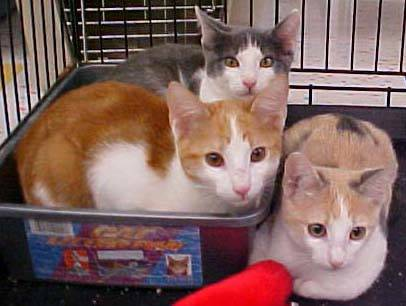
#> input picture keras_2_example_classifier/data/test1/cats/cat.126.jpg, 406 x 306 px
$ python simple_find_contours.py ../keras_2_example_classifier/data/test1/cats/cat.126.jpg   (older library calls are emulated)
#> lines starting #> are read from the running program, lines starting #| are printed output that depends on the picture; after the words box and inside, x2 and y2 are one past the last pixel; in counts of white or black regions, pixels touching at a corner belong together
import numpy as np
import cv2
import sys

def show_image(msg, img):
    cv2.imshow(msg, img)
    cv2.waitKey()
    cv2.destroyAllWindows()

def auto_canny(image, sigma=0.33):
    # compute the median of the single channel pixel intensities
    v = np.median(image)

    # apply automatic Canny edge detection using the computed median
    lower = int(max(0, (1.0 - sigma) * v))
    upper = int(min(255, (1.0 + sigma) * v))
    edged = cv2.Canny(image, lower, upper)

    # return the edged image
    return edged

def get_image(file_name):
    img = cv2.imread(file_name)
#> img is the input picture: shape (306, 406, 3); mean B, G, R 94.2, 98.2, 128
    show_image('original image', img)
    return img

def cvt_image_to_grayscale(img):
    img_gray = cv2.cvtColor(img, cv2.COLOR_BGR2GRAY)
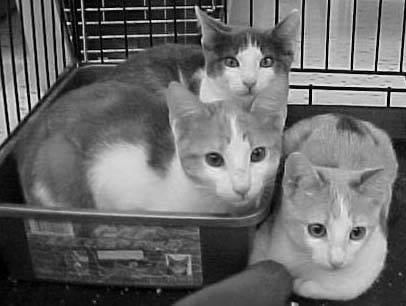
#> img_gray: shape (306, 406); min 0, max 249, mean 106.7
    show_image('gray scale image', img_gray)
    return img_gray

def threshold_image(img):
    ret, img_thresh = cv2.threshold(img, 127, 255, 0)
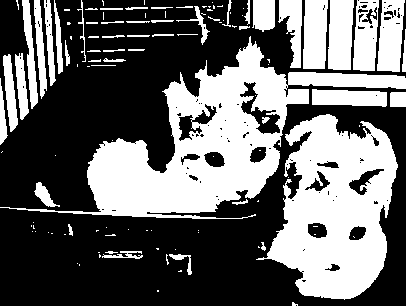
#> img_thresh: shape (306, 406); 40.9% white; 118 white regions (65 under 20 px)
    show_image('threshold image', img_thresh)
    return img_thresh

def get_image_contours(img):
    img_contours, contours, hierarchy = cv2.findContours(img, cv2.RETR_TREE, cv2.CHAIN_APPROX_SIMPLE)
#> contours = 228 contours, 170 with area under 20; largest, box (x1, y1, x2, y2) and area: (0, 36, 406, 219) 21240, (256, 114, 398, 300) 16351, (328, 0, 354, 70) 1521, (377, 0, 405, 72) 1506, (353, 0, 379, 71) 1466
    return img_contours, contours, hierarchy

def draw_image_contours(img, contours):
    img_t = cv2.drawContours(img, contours, -1, (0,255,0), 3)
    show_image('contours image', img_t)

def print_rect_coords(img, cnt):
    leftmost = tuple(cnt[cnt[:,:,0].argmin()][0])
    rightmost = tuple(cnt[cnt[:,:,0].argmax()][0])
    topmost = tuple(cnt[cnt[:,:,1].argmin()][0])
    bottommost = tuple(cnt[cnt[:,:,1].argmax()][0])

    rect = cv2.minAreaRect(cnt)
    box = cv2.boxPoints(rect)
    box = np.int0(box)
    im = cv2.drawContours(img,[box],0,(0,0,255),2)
    show_image("Contours img", im)

    M = cv2.moments(cnt)

    if (M['m00'] > 0) :
        centroid_x = int(M['m10']/M['m00'])
        centroid_y = int(M['m01']/M['m00'])

        print (leftmost)
        print (rightmost)
        print (topmost)
        print (bottommost)

        print(centroid_x)
        print(centroid_y)

        print(rect)
        print(box)


###############################

img = get_image(sys.argv[1])

img_gray = cvt_image_to_grayscale(img)

img_thresh = threshold_image(img_gray)

img_contours, contours, hierarchy = get_image_contours(img_thresh)

draw_image_contours(img_gray, contours)
#> in draw_image_contours, `img_t = cv2.drawContours(img, contours, -1, (0,255,0), 3)`:
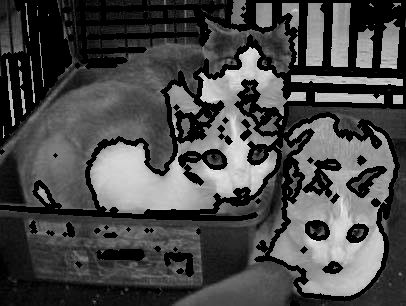
#> img_t: shape (306, 406); min 0, max 237, mean 72.6

img_auto_canny = auto_canny(img_gray)
#> in auto_canny, `v = np.median(image)`: v = 61
#> in auto_canny, `lower = int(max(0, (1.0 - sigma) * v))`: lower = 40
#> in auto_canny, `upper = int(min(255, (1.0 + sigma) * v))`: upper = 81
#> in auto_canny, `edged = cv2.Canny(image, lower, upper)`:
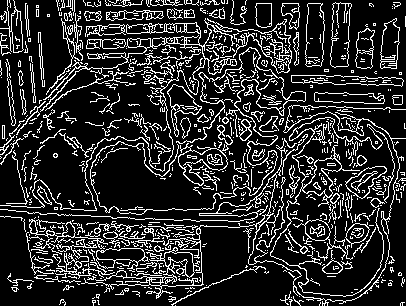
#> edged: shape (306, 406); 17.5% white in thin lines or dots

show_image('auto_canny image', img_auto_canny)

img_contours, contours, hierarchy = get_image_contours(img_auto_canny)
#> in get_image_contours (call 2), `img_contours, contours, hierarchy = cv2.findContours(img, cv2.RETR_TRE..`: contours = 939 contours, 798 with area under 20; largest, box (x1, y1, x2, y2) and area: (0, 18, 237, 211) 1168, (0, 105, 406, 306) 1126, (330, 2, 352, 68) 1055, (330, 2, 352, 68) 1038, (305, 3, 325, 67) 1006

for cnt in contours:
    print_rect_coords(img, cnt)
#> this loop made 939 passes
#> (rect in print_rect_coords, box in print_rect_coords) on passes 1, 8, 10: (((175, 305), (0, 0), -90), [[175, 305], [175, 305], [175, 305], [175, 305]]), (((291, 297), (0, 0), -90), [[291, 297], [291, 297], [291, 297], [291, 297]]), (((299, 296), (0, 0), -90), [[299, 296], [299, 296], [299, 296], [299, 296]])
#> (printed output is left out)
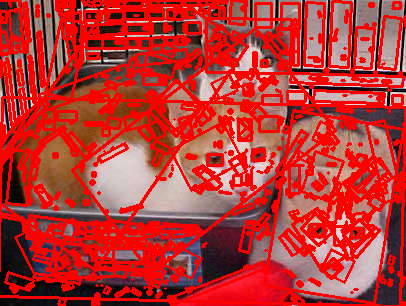
#> img: shape (306, 406, 3); mean B, G, R 53.6, 55.7, 185

draw_image_contours(img_gray, contours)
#> in draw_image_contours (call 2), `img_t = cv2.drawContours(img, contours, -1, (0,255,0), 3)`:
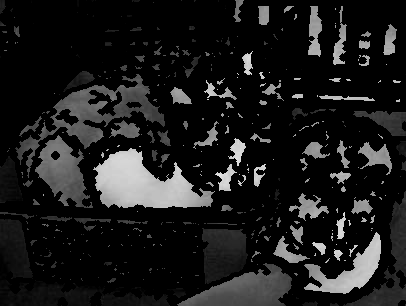
#> img_t: shape (306, 406); min 0, max 227, mean 27.3

$ run again, on keras_2_example_classifier/data/test1/cats/cat.142.jpg
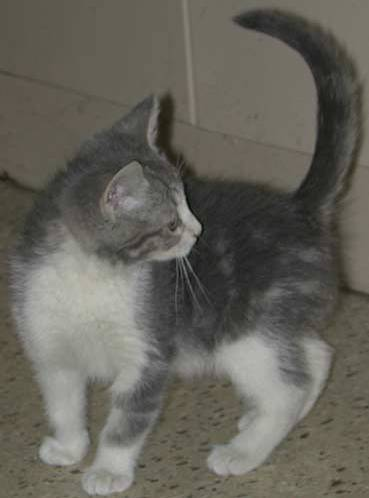
#> input picture keras_2_example_classifier/data/test1/cats/cat.142.jpg, 369 x 498 px
#> in get_image, img is the input picture: shape (498, 369, 3); mean B, G, R 90.6, 98.7, 100.9
#> in threshold_image, `ret, img_thresh = cv2.threshold(img, 127, 255, 0)`:
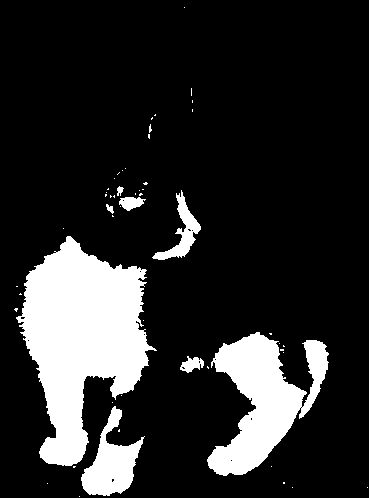
#> img_thresh: shape (498, 369); 16.5% white; 53 white regions (45 under 20 px)
#> in get_image_contours, `img_contours, contours, hierarchy = cv2.findContours(img, cv2.RETR_TRE..`: contours = 67 contours, 59 with area under 20; largest, box (x1, y1, x2, y2) and area: (16, 236, 157, 466) 17204, (207, 332, 329, 476) 8163, (81, 406, 145, 496) 2450, (152, 190, 201, 260) 868, (119, 197, 146, 211) 211, (180, 356, 204, 373) 203, (106, 204, 114, 214) 29, (117, 186, 124, 196) 28
#> v = 93
#> lower = 62
#> upper = 123
#> edged: shape (498, 369); 4.5% white in thin lines or dots
#> in get_image_contours (call 2), `img_contours, contours, hierarchy = cv2.findContours(img, cv2.RETR_TRE..`: contours = 248 contours, 195 with area under 20; largest, box (x1, y1, x2, y2) and area: (210, 335, 303, 473) 6196, (210, 335, 302, 473) 6070, (83, 441, 141, 493) 1718, (83, 443, 138, 493) 1690, (103, 180, 150, 219) 829
#> the loop `for cnt in contours:` made 248 passes
#> (leftmost in print_rect_coords, rightmost in print_rect_coords, topmost in print_rect_coords, bottommost in print_rect_coords, rect in print_rect_coords, box in print_rect_coords, centroid_x in print_rect_coords, centroid_y in print_rect_coords) on passes 8, 11, 17: ((322, 493), (328, 494), (325, 492), (326, 495), ((325, 493.5), (3, 6), -90), [[328, 495], [322, 495], [322, 492], [328, 492]], 327, 494), ((336, 492), (350, 491), (344, 489), (349, 493), ((343, 491), (4, 14), -90), [[350, 493], [336, 493], [336, 489], [350, 489]], 342, 491), ((290, 486), (294, 488), (291, 485), (291, 489), ((292, 487), (4, 4), -90), [[294, 489], [290, 489], [290, 485], [294, 485]], 292, 487)
#> (printed output is left out)
#> in draw_image_contours (call 2), `img_t = cv2.drawContours(img, contours, -1, (0,255,0), 3)`:
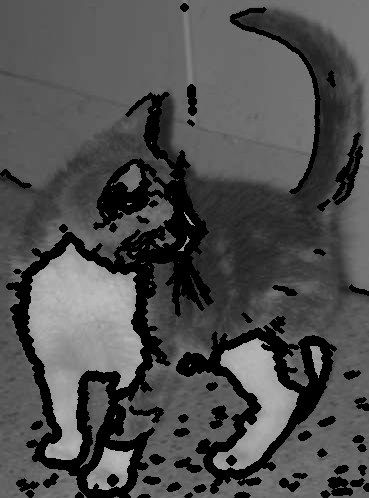
#> img_t: shape (498, 369); min 0, max 190, mean 78.3

$ run again, on keras_2_example_classifier/data/test1/cats/cat.178.jpg
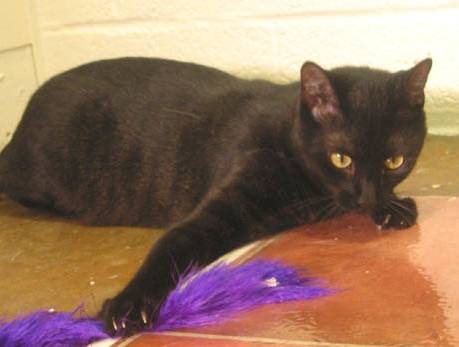
#> input picture keras_2_example_classifier/data/test1/cats/cat.178.jpg, 459 x 347 px
#> in get_image, img is the input picture: shape (347, 459, 3); mean B, G, R 96, 115.9, 146.3
#> in threshold_image, `ret, img_thresh = cv2.threshold(img, 127, 255, 0)`:
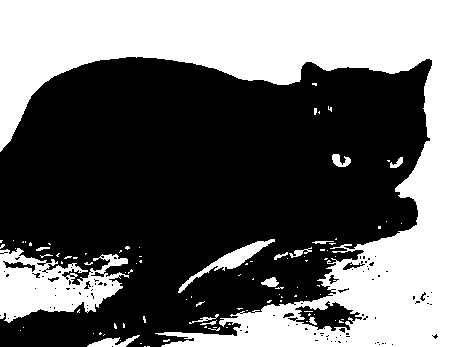
#> img_thresh: shape (347, 459); 41% white; 99 white regions (85 under 20 px)
#> in get_image_contours, `img_contours, contours, hierarchy = cv2.findContours(img, cv2.RETR_TRE..`: contours = 219 contours, 194 with area under 20; largest, box (x1, y1, x2, y2) and area: (0, 0, 459, 347) 57708, (0, 248, 129, 323) 5331, (294, 300, 363, 332) 1164, (178, 239, 275, 293) 783, (87, 335, 140, 347) 232
#> v = 74
#> lower = 49
#> upper = 98
#> edged: shape (347, 459); 7.9% white in thin lines or dots
#> in get_image_contours (call 2), `img_contours, contours, hierarchy = cv2.findContours(img, cv2.RETR_TRE..`: contours = 439 contours, 351 with area under 20; largest, box (x1, y1, x2, y2) and area: (2, 2, 457, 345) 32075, (2, 2, 457, 144) 31836, (166, 237, 277, 300) 1410, (176, 237, 277, 295) 1334, (0, 58, 431, 264) 550
#> the loop `for cnt in contours:` made 439 passes
#> (rect in print_rect_coords, box in print_rect_coords) on passes 13, 29, 30: (((176.5, 340), (0, 1), -90), [[177, 340], [176, 340], [176, 340], [177, 340]]), (((425, 335), (4.43, 0.632), -18.43), [[423, 336], [422, 335], [427, 334], [427, 334]]), (((329, 334), (0, 0), -90), [[329, 334], [329, 334], [329, 334], [329, 334]])
#> (printed output is left out)
#> in draw_image_contours (call 2), `img_t = cv2.drawContours(img, contours, -1, (0,255,0), 3)`:
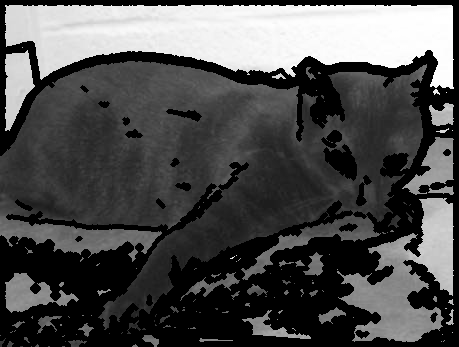
#> img_t: shape (347, 459); min 0, max 255, mean 77.6

$ run again, on keras_2_example_classifier/data/test1/cats/cat.190.jpg
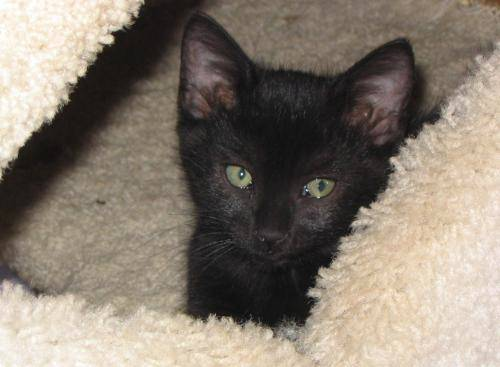
#> input picture keras_2_example_classifier/data/test1/cats/cat.190.jpg, 500 x 367 px
#> in get_image, img is the input picture: shape (367, 500, 3); mean B, G, R 112.3, 124.2, 134.6
#> in threshold_image, `ret, img_thresh = cv2.threshold(img, 127, 255, 0)`:
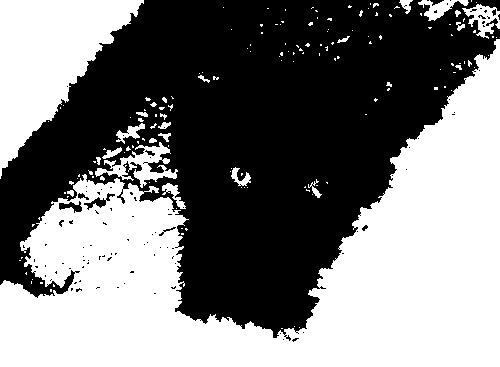
#> img_thresh: shape (367, 500); 48.5% white; 158 white regions (133 under 20 px)
#> in get_image_contours, `img_contours, contours, hierarchy = cv2.findContours(img, cv2.RETR_TRE..`: contours = 282 contours, 249 with area under 20; largest, box (x1, y1, x2, y2) and area: (0, 39, 500, 367) 71562, (0, 0, 144, 179) 12326, (95, 142, 178, 188) 1112, (462, 4, 500, 39) 566, (418, 0, 469, 21) 378
#> v = 98
#> lower = 65
#> upper = 130
#> edged: shape (367, 500); 10.3% white in thin lines or dots
#> in get_image_contours (call 2), `img_contours, contours, hierarchy = cv2.findContours(img, cv2.RETR_TRE..`: contours = 830 contours, 669 with area under 20; largest, box (x1, y1, x2, y2) and area: (228, 165, 256, 193) 411, (228, 165, 253, 191) 386, (2, 51, 498, 365) 298, (166, 152, 410, 347) 268, (95, 250, 124, 269) 201
#> the loop `for cnt in contours:` made 830 passes
#> (leftmost in print_rect_coords, rightmost in print_rect_coords, topmost in print_rect_coords, bottommost in print_rect_coords, rect in print_rect_coords, box in print_rect_coords, centroid_x in print_rect_coords, centroid_y in print_rect_coords) on passes 14, 19, 27: ((210, 353), (214, 354), (213, 348), (212, 355), ((212.9, 351.7), (6.71, 4.02), -63.43), [[213, 355], [209, 353], [212, 347], [216, 349]], 212, 352), ((309, 350), (312, 345), (311, 344), (309, 351), ((310.8, 347.6), (7.59, 1.9), -71.57), [[310, 351], [308, 350], [311, 343], [312, 344]], 311, 346), ((330, 344), (334, 341), (333, 340), (333, 345), ((332, 342.5), (5, 4), -90), [[334, 345], [330, 345], [330, 340], [334, 340]], 332, 343)
#> (printed output is left out)
#> in draw_image_contours (call 2), `img_t = cv2.drawContours(img, contours, -1, (0,255,0), 3)`:
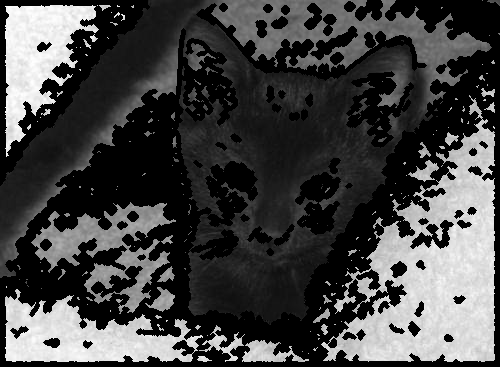
#> img_t: shape (367, 500); min 0, max 255, mean 67.6
